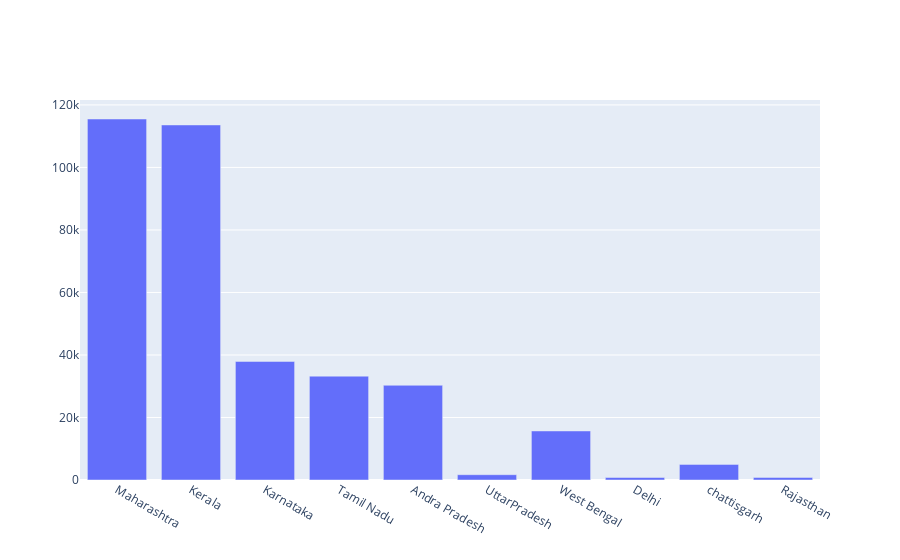

Source (notebook cell):
### Code cell
states=[ 'Maharashtra', 'Kerala', 'Karnataka', 'Tamil Nadu','Andra Pradesh','UttarPradesh','West Bengal','Delhi',
        'chattisgarh','Rajasthan']
y=[115494,113595,37929,33224,30300,1697,15690,798,4993,815]
fig = go.Figure(data=[go.Bar(x=states,y=y,textposition='auto')])
                              
fig.show()

### Figure 1 — Plotly figure (JSON) as saved in the notebook; plotly's stock layout.template omitted (floating-point values rounded to 4 significant figures)
{"data": [{"textposition": "auto", "type": "bar", "x": ["Maharashtra", "Kerala", "Karnataka", "Tamil Nadu", "Andra Pradesh", "UttarPradesh", "West Bengal", "Delhi", "chattisgarh", "Rajasthan"], "y": [115494, 113595, 37929, 33224, 30300, 1697, 15690, 798, 4993, 815]}], "layout": {}}
